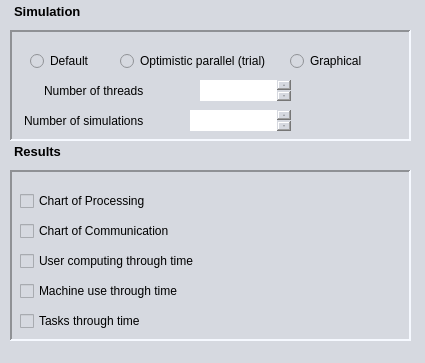
<?xml version="1.0" encoding="UTF-8"?>
<ui version="4.0">
 <class>MainWindow</class>
 <widget class="QMainWindow" name="MainWindow">
  <property name="geometry">
   <rect>
    <x>0</x>
    <y>0</y>
    <width>425</width>
    <height>363</height>
   </rect>
  </property>
  <property name="windowTitle">
   <string>MainWindow</string>
  </property>
  <property name="styleSheet">
   <string notr="true">background-color: rgb(214, 217, 224)</string>
  </property>
  <property name="tabShape">
   <enum>QTabWidget::Rounded</enum>
  </property>
  <widget class="QWidget" name="centralwidget">
   <widget class="QFrame" name="frame">
    <property name="geometry">
     <rect>
      <x>10</x>
      <y>30</y>
      <width>401</width>
      <height>111</height>
     </rect>
    </property>
    <property name="styleSheet">
     <string notr="true">background-color: rgb(214, 217, 224);
border-color: rgb(0, 0, 0);</string>
    </property>
    <property name="frameShape">
     <enum>QFrame::Panel</enum>
    </property>
    <property name="frameShadow">
     <enum>QFrame::Sunken</enum>
    </property>
    <property name="lineWidth">
     <number>2</number>
    </property>
    <widget class="QRadioButton" name="radioButton">
     <property name="geometry">
      <rect>
       <x>20</x>
       <y>20</y>
       <width>91</width>
       <height>22</height>
      </rect>
     </property>
     <property name="autoFillBackground">
      <bool>false</bool>
     </property>
     <property name="styleSheet">
      <string notr="true">color: rgb(0, 0, 0)</string>
     </property>
     <property name="text">
      <string>Default</string>
     </property>
    </widget>
    <widget class="QRadioButton" name="radioButton_2">
     <property name="geometry">
      <rect>
       <x>110</x>
       <y>20</y>
       <width>151</width>
       <height>22</height>
      </rect>
     </property>
     <property name="autoFillBackground">
      <bool>false</bool>
     </property>
     <property name="styleSheet">
      <string notr="true">color: rgb(0, 0, 0)</string>
     </property>
     <property name="text">
      <string>Optimistic parallel (trial)</string>
     </property>
    </widget>
    <widget class="QRadioButton" name="radioButton_3">
     <property name="geometry">
      <rect>
       <x>280</x>
       <y>20</y>
       <width>91</width>
       <height>22</height>
      </rect>
     </property>
     <property name="autoFillBackground">
      <bool>false</bool>
     </property>
     <property name="styleSheet">
      <string notr="true">color: rgb(0, 0, 0)</string>
     </property>
     <property name="text">
      <string>Graphical</string>
     </property>
    </widget>
    <widget class="QTextEdit" name="textEdit_3">
     <property name="geometry">
      <rect>
       <x>30</x>
       <y>50</y>
       <width>161</width>
       <height>31</height>
      </rect>
     </property>
     <property name="frameShape">
      <enum>QFrame::NoFrame</enum>
     </property>
     <property name="lineWidth">
      <number>0</number>
     </property>
     <property name="readOnly">
      <bool>true</bool>
     </property>
     <property name="html">
      <string>&lt;!DOCTYPE HTML PUBLIC &quot;-//W3C//DTD HTML 4.0//EN&quot; &quot;http://www.w3.org/TR/REC-html40/strict.dtd&quot;&gt;
&lt;html&gt;&lt;head&gt;&lt;meta name=&quot;qrichtext&quot; content=&quot;1&quot; /&gt;&lt;meta charset=&quot;utf-8&quot; /&gt;&lt;style type=&quot;text/css&quot;&gt;
p, li { white-space: pre-wrap; }
hr { height: 1px; border-width: 0; }
li.unchecked::marker { content: &quot;\2610&quot;; }
li.checked::marker { content: &quot;\2612&quot;; }
&lt;/style&gt;&lt;/head&gt;&lt;body style=&quot; font-family:'Segoe UI'; font-size:9pt; font-weight:400; font-style:normal;&quot;&gt;
&lt;p style=&quot; margin-top:0px; margin-bottom:0px; margin-left:0px; margin-right:0px; -qt-block-indent:0; text-indent:0px;&quot;&gt;&lt;span style=&quot; color:#000000;&quot;&gt;Number of threads&lt;/span&gt;&lt;/p&gt;&lt;/body&gt;&lt;/html&gt;</string>
     </property>
     <property name="textInteractionFlags">
      <set>Qt::NoTextInteraction</set>
     </property>
    </widget>
    <widget class="QTextEdit" name="textEdit_4">
     <property name="geometry">
      <rect>
       <x>10</x>
       <y>80</y>
       <width>191</width>
       <height>21</height>
      </rect>
     </property>
     <property name="frameShape">
      <enum>QFrame::NoFrame</enum>
     </property>
     <property name="frameShadow">
      <enum>QFrame::Raised</enum>
     </property>
     <property name="lineWidth">
      <number>0</number>
     </property>
     <property name="readOnly">
      <bool>true</bool>
     </property>
     <property name="html">
      <string>&lt;!DOCTYPE HTML PUBLIC &quot;-//W3C//DTD HTML 4.0//EN&quot; &quot;http://www.w3.org/TR/REC-html40/strict.dtd&quot;&gt;
&lt;html&gt;&lt;head&gt;&lt;meta name=&quot;qrichtext&quot; content=&quot;1&quot; /&gt;&lt;meta charset=&quot;utf-8&quot; /&gt;&lt;style type=&quot;text/css&quot;&gt;
p, li { white-space: pre-wrap; }
hr { height: 1px; border-width: 0; }
li.unchecked::marker { content: &quot;\2610&quot;; }
li.checked::marker { content: &quot;\2612&quot;; }
&lt;/style&gt;&lt;/head&gt;&lt;body style=&quot; font-family:'Segoe UI'; font-size:9pt; font-weight:400; font-style:normal;&quot;&gt;
&lt;p style=&quot; margin-top:0px; margin-bottom:0px; margin-left:0px; margin-right:0px; -qt-block-indent:0; text-indent:0px;&quot;&gt;&lt;span style=&quot; color:#000000;&quot;&gt;Number of simulations&lt;/span&gt;&lt;/p&gt;&lt;/body&gt;&lt;/html&gt;</string>
     </property>
     <property name="textInteractionFlags">
      <set>Qt::NoTextInteraction</set>
     </property>
    </widget>
    <widget class="QTextEdit" name="textEdit_5">
     <property name="geometry">
      <rect>
       <x>190</x>
       <y>50</y>
       <width>91</width>
       <height>21</height>
      </rect>
     </property>
     <property name="styleSheet">
      <string notr="true">background-color: rgb(255, 255, 255);</string>
     </property>
     <property name="frameShape">
      <enum>QFrame::NoFrame</enum>
     </property>
    </widget>
    <widget class="QTextEdit" name="textEdit_6">
     <property name="enabled">
      <bool>true</bool>
     </property>
     <property name="geometry">
      <rect>
       <x>180</x>
       <y>80</y>
       <width>101</width>
       <height>21</height>
      </rect>
     </property>
     <property name="styleSheet">
      <string notr="true">background-color: rgb(255, 255, 255);</string>
     </property>
     <property name="frameShape">
      <enum>QFrame::NoFrame</enum>
     </property>
    </widget>
   </widget>
   <widget class="QFrame" name="frame_2">
    <property name="geometry">
     <rect>
      <x>10</x>
      <y>170</y>
      <width>401</width>
      <height>171</height>
     </rect>
    </property>
    <property name="autoFillBackground">
     <bool>false</bool>
    </property>
    <property name="styleSheet">
     <string notr="true">background-color: rgb(214, 217, 224)
</string>
    </property>
    <property name="frameShape">
     <enum>QFrame::Panel</enum>
    </property>
    <property name="frameShadow">
     <enum>QFrame::Sunken</enum>
    </property>
    <property name="lineWidth">
     <number>2</number>
    </property>
    <widget class="QCheckBox" name="checkBox">
     <property name="geometry">
      <rect>
       <x>10</x>
       <y>20</y>
       <width>161</width>
       <height>22</height>
      </rect>
     </property>
     <property name="styleSheet">
      <string notr="true">color: rgb(0, 0, 0)</string>
     </property>
     <property name="text">
      <string>Chart of Processing</string>
     </property>
    </widget>
    <widget class="QCheckBox" name="checkBox_2">
     <property name="geometry">
      <rect>
       <x>10</x>
       <y>50</y>
       <width>191</width>
       <height>22</height>
      </rect>
     </property>
     <property name="styleSheet">
      <string notr="true">color: rgb(0, 0, 0)</string>
     </property>
     <property name="text">
      <string>Chart of Communication</string>
     </property>
    </widget>
    <widget class="QCheckBox" name="checkBox_3">
     <property name="geometry">
      <rect>
       <x>10</x>
       <y>80</y>
       <width>231</width>
       <height>22</height>
      </rect>
     </property>
     <property name="styleSheet">
      <string notr="true">color: rgb(0, 0, 0)</string>
     </property>
     <property name="text">
      <string>User computing through time</string>
     </property>
    </widget>
    <widget class="QCheckBox" name="checkBox_4">
     <property name="geometry">
      <rect>
       <x>10</x>
       <y>110</y>
       <width>201</width>
       <height>22</height>
      </rect>
     </property>
     <property name="styleSheet">
      <string notr="true">color: rgb(0, 0, 0)</string>
     </property>
     <property name="text">
      <string>Machine use through time</string>
     </property>
    </widget>
    <widget class="QCheckBox" name="checkBox_5">
     <property name="geometry">
      <rect>
       <x>10</x>
       <y>140</y>
       <width>171</width>
       <height>22</height>
      </rect>
     </property>
     <property name="styleSheet">
      <string notr="true">color: rgb(0, 0, 0)</string>
     </property>
     <property name="text">
      <string>Tasks through time</string>
     </property>
    </widget>
   </widget>
   <widget class="QTextEdit" name="textEdit">
    <property name="enabled">
     <bool>false</bool>
    </property>
    <property name="geometry">
     <rect>
      <x>10</x>
      <y>140</y>
      <width>121</width>
      <height>41</height>
     </rect>
    </property>
    <property name="cursor" stdset="0">
     <cursorShape>ArrowCursor</cursorShape>
    </property>
    <property name="mouseTracking">
     <bool>true</bool>
    </property>
    <property name="acceptDrops">
     <bool>true</bool>
    </property>
    <property name="frameShape">
     <enum>QFrame::NoFrame</enum>
    </property>
    <property name="readOnly">
     <bool>true</bool>
    </property>
    <property name="html">
     <string>&lt;!DOCTYPE HTML PUBLIC &quot;-//W3C//DTD HTML 4.0//EN&quot; &quot;http://www.w3.org/TR/REC-html40/strict.dtd&quot;&gt;
&lt;html&gt;&lt;head&gt;&lt;meta name=&quot;qrichtext&quot; content=&quot;1&quot; /&gt;&lt;meta charset=&quot;utf-8&quot; /&gt;&lt;style type=&quot;text/css&quot;&gt;
p, li { white-space: pre-wrap; }
hr { height: 1px; border-width: 0; }
li.unchecked::marker { content: &quot;\2610&quot;; }
li.checked::marker { content: &quot;\2612&quot;; }
&lt;/style&gt;&lt;/head&gt;&lt;body style=&quot; font-family:'Segoe UI'; font-size:9pt; font-weight:400; font-style:normal;&quot;&gt;
&lt;p style=&quot; margin-top:0px; margin-bottom:0px; margin-left:0px; margin-right:0px; -qt-block-indent:0; text-indent:0px;&quot;&gt;&lt;span style=&quot; font-size:10pt; font-weight:700; color:#000000;&quot;&gt;Results&lt;/span&gt;&lt;/p&gt;&lt;/body&gt;&lt;/html&gt;</string>
    </property>
    <property name="textInteractionFlags">
     <set>Qt::NoTextInteraction</set>
    </property>
   </widget>
   <widget class="QTextEdit" name="textEdit_2">
    <property name="enabled">
     <bool>false</bool>
    </property>
    <property name="geometry">
     <rect>
      <x>10</x>
      <y>0</y>
      <width>111</width>
      <height>31</height>
     </rect>
    </property>
    <property name="cursor" stdset="0">
     <cursorShape>ArrowCursor</cursorShape>
    </property>
    <property name="mouseTracking">
     <bool>true</bool>
    </property>
    <property name="acceptDrops">
     <bool>true</bool>
    </property>
    <property name="frameShape">
     <enum>QFrame::NoFrame</enum>
    </property>
    <property name="readOnly">
     <bool>true</bool>
    </property>
    <property name="html">
     <string>&lt;!DOCTYPE HTML PUBLIC &quot;-//W3C//DTD HTML 4.0//EN&quot; &quot;http://www.w3.org/TR/REC-html40/strict.dtd&quot;&gt;
&lt;html&gt;&lt;head&gt;&lt;meta name=&quot;qrichtext&quot; content=&quot;1&quot; /&gt;&lt;meta charset=&quot;utf-8&quot; /&gt;&lt;style type=&quot;text/css&quot;&gt;
p, li { white-space: pre-wrap; }
hr { height: 1px; border-width: 0; }
li.unchecked::marker { content: &quot;\2610&quot;; }
li.checked::marker { content: &quot;\2612&quot;; }
&lt;/style&gt;&lt;/head&gt;&lt;body style=&quot; font-family:'Segoe UI'; font-size:9pt; font-weight:400; font-style:normal;&quot;&gt;
&lt;p style=&quot; margin-top:0px; margin-bottom:0px; margin-left:0px; margin-right:0px; -qt-block-indent:0; text-indent:0px;&quot;&gt;&lt;span style=&quot; font-size:10pt; font-weight:700; color:#000000;&quot;&gt;Simulation&lt;/span&gt;&lt;/p&gt;&lt;/body&gt;&lt;/html&gt;</string>
    </property>
    <property name="textInteractionFlags">
     <set>Qt::NoTextInteraction</set>
    </property>
   </widget>
   <zorder>textEdit</zorder>
   <zorder>textEdit_2</zorder>
   <zorder>frame_2</zorder>
   <zorder>frame</zorder>
  </widget>
  <widget class="QStatusBar" name="statusbar"/>
 </widget>
 <resources/>
 <connections/>
</ui>
